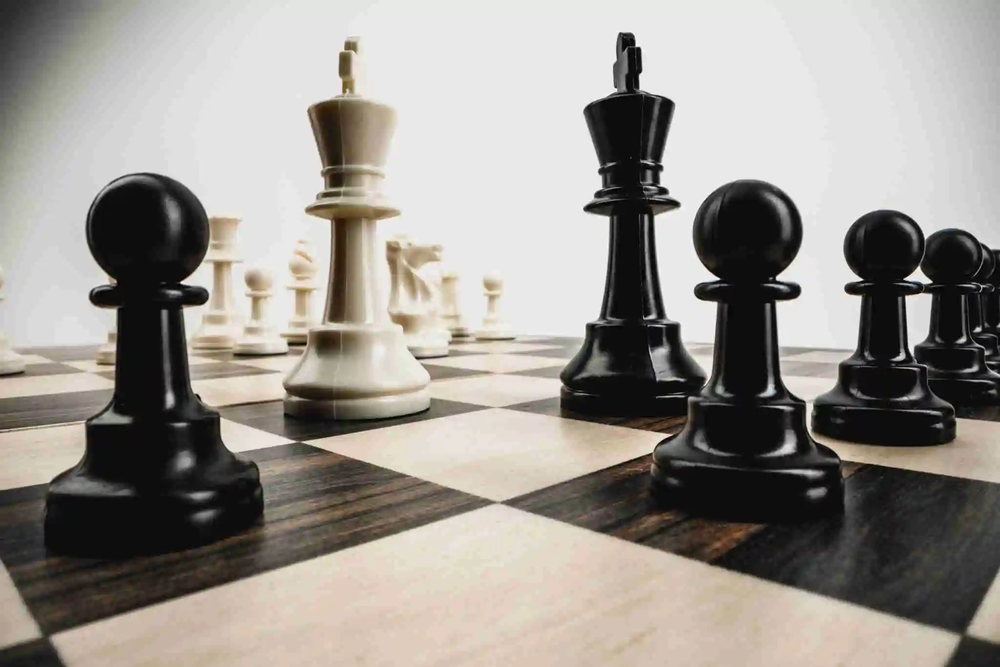
#> input picture DATA/w05_chess_pieces.png, 1000 x 667 px, shrunk from 2048 x 1365 before the run
$ python task02.py
#> lines starting #> are read from the running program, lines starting #| are printed output that depends on the picture; after the words box and inside, x2 and y2 are one past the last pixel; in counts of white or black regions, pixels touching at a corner belong together
import matplotlib.pyplot as plt
from PIL import Image
from skimage import color, filters


def display_images(rows, cols, images, subtitles, title):
    fig, axes = plt.subplots(rows, cols)
    axes = axes.flat

    for ax, image, subtitle in zip(axes, images, subtitles):
        ax.imshow(image, cmap="gray")
        ax.set_title(subtitle)
        ax.axis("off")

    fig.suptitle(title)
    plt.tight_layout()
    plt.show()


def plot_otsu_global_thresholding(image, title):
    gray = color.rgb2gray(image)

    fig, axes = plt.subplots(1, 2)

    axes[0].imshow(image, cmap='gray')
    axes[0].set_title("Original")
    axes[0].axis('off')

    thresh = filters.threshold_otsu(gray)
    binary = gray > thresh

    axes[1].imshow(binary, cmap='gray')
    axes[1].set_title("Binarized image")
    axes[1].axis('off')

    fig.suptitle(title)
    plt.tight_layout()
    plt.show()


def first_plot(img1, img2):

    def get_binary_images(img):
        grayscale_img = color.rgb2gray(img)

        global_threshold = filters.threshold_otsu(grayscale_img)
        global_binary_img = grayscale_img > global_threshold

        local_threshold = filters.threshold_local(grayscale_img,
                                                  block_size=21,
                                                  offset=0)
        local_binary_img = grayscale_img > local_threshold

        return global_binary_img, local_binary_img

    global_binary_img1, local_binary_img1 = get_binary_images(img1)
    global_binary_img2, local_binary_img2 = get_binary_images(img2)

    imgs = [
        img1, global_binary_img1, local_binary_img1, img2, global_binary_img2,
        local_binary_img2
    ]
    subtitles = [
        "Original", "Global Thresholding", "Local Thresholding", "Original",
        "Global Thresholding", "Local Thresholding"
    ]
    title = "Thresholding images"

    display_images(2, 3, imgs, subtitles, title)


def second_plot(img, thresholding_methods):
    grayscale_img = color.rgb2gray(img)

    binary_imgs = []
    for method in thresholding_methods.values():
        threshold = method(grayscale_img)
        binary_img = grayscale_img > threshold
        binary_imgs.append(binary_img)

    imgs = [grayscale_img] + binary_imgs
    subtitles = ["Original"] + list(thresholding_methods.keys())
    title = "Fruits"

    display_images(4, 2, imgs, subtitles, title)


def third_plot(img):
    grayscale_img = color.rgb2gray(img)

    threshold = filters.threshold_otsu(grayscale_img)
    binary_img = grayscale_img > threshold

    imgs = [img, binary_img]
    subtitles = ["Original", "Binarized image"]
    title = "Shapes"

    display_images(1, 2, imgs, subtitles, title)


methods = {
    "Isodata": filters.threshold_isodata,
    "Li": filters.threshold_li,
    "Mean": filters.threshold_mean,
    "Minimum": filters.threshold_minimum,
    "Otsu": filters.threshold_otsu,
    "Triangle": filters.threshold_triangle,
    "Yen": filters.threshold_yen
}


def main():
    chess_pieces_img = Image.open("../DATA/w05_chess_pieces.png")
#> chess_pieces_img is the input picture: PIL image 1000x667 RGB; mean R, G, B 153.6, 149, 143.1
    text_page_img = Image.open("../DATA/w05_text_page.png")
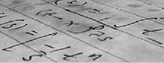
#> input picture DATA/w05_text_page.png, 164 x 63 px, shrunk from 335 x 130 before the run
#> text_page_img is the input picture: PIL image 164x63 RGB; min 0, max 217, mean 163.2
    fruits_img = Image.open("../DATA/w05_fruits.png")
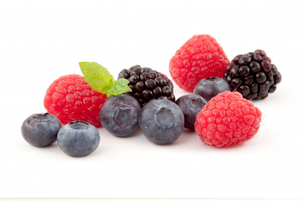
#> input picture DATA/w05_fruits.png, 306 x 204 px, shrunk from 626 x 417 before the run
#> fruits_img is the input picture: PIL image 306x204 RGB; mean R, G, B 223.4, 201.1, 201.5
    shapes_img = Image.open("../DATA/w05_shapes.png")
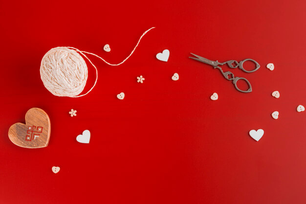
#> input picture DATA/w05_shapes.png, 306 x 204 px, shrunk from 626 x 417 before the run
#> shapes_img is the input picture: PIL image 306x204 RGB; mean R, G, B 191.7, 23.2, 21.5

    first_plot(chess_pieces_img, text_page_img)
#> in get_binary_images, `global_threshold = filters.threshold_otsu(grayscale_img)`: global_threshold = 0.497
#> in get_binary_images, `global_binary_img = grayscale_img > global_threshold`:
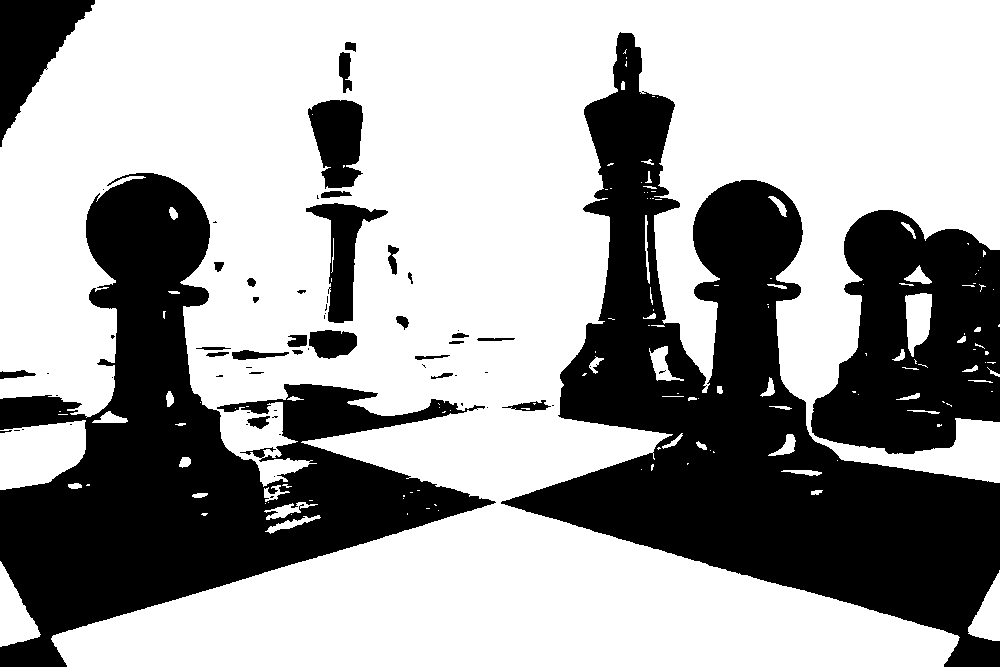
#> global_binary_img: shape (667, 1000) bool; 63.6% white; 65 black regions (34 under 20 px), largest, box (x1, y1, x2, y2) and area: (501, 32, 1000, 667) 105647, (0, 173, 496, 667) 87878, (811, 210, 1000, 454) 31646
#> in get_binary_images, `local_binary_img = grayscale_img > local_threshold`:
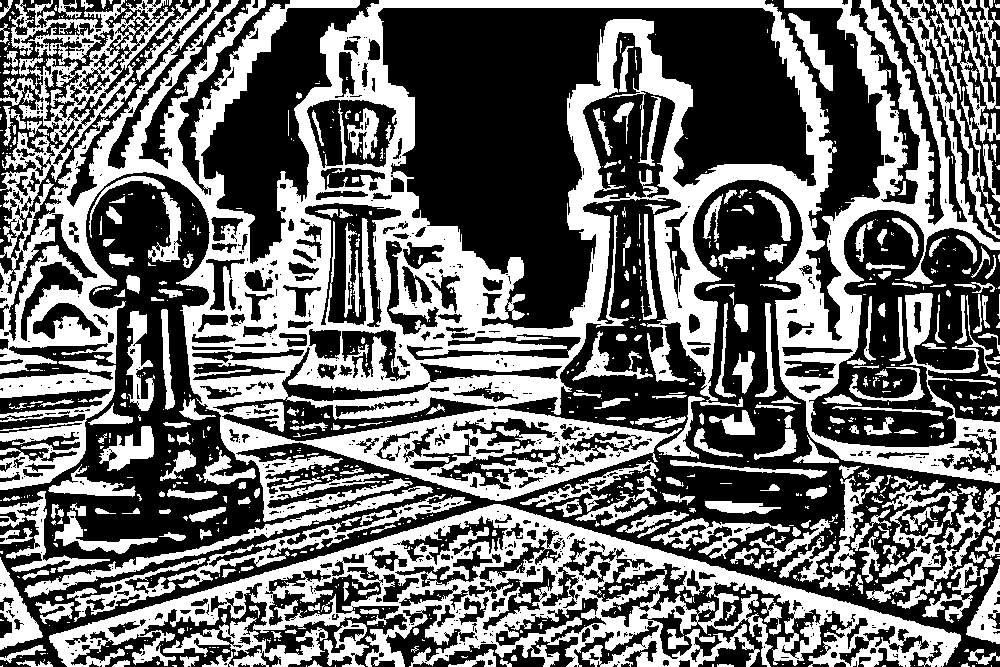
#> local_binary_img: shape (667, 1000) bool; 42.8% white; 945 white regions (634 under 20 px), largest, box (x1, y1, x2, y2) and area: (0, 0, 1000, 522) 160441, (49, 504, 961, 667) 43772, (0, 360, 116, 490) 6293
#> in get_binary_images (call 2), `global_binary_img = grayscale_img > global_threshold`: global_binary_img: shape (63, 164) bool; 81.6% white; black in thin lines or dots
#> in get_binary_images (call 2), `local_binary_img = grayscale_img > local_threshold`: local_binary_img: shape (63, 164) bool; 66.1% white; black in thin lines or dots
#> the loop in display_images, `for ax, image, subtitle in zip(axes, images, subtitles):` made 6 passes
#> subtitle on passes 1 to 6: 'Original', 'Global Thresholding', 'Local Thresholding', 'Original', 'Global Thresholding', 'Local Thresholding'
    second_plot(fruits_img, methods) # I would recomment the Li thresholding
#> the loop in second_plot, `for method in thresholding_methods.values():` made 7 passes
#> threshold on passes 1 to 7: 0.674, 0.613, 0.807, 0.0879, 0.674, 0.986, 0.928
#> after the loop in second_plot, `for method in thresholding_methods.values():`: binary_imgs = 7 items
#> in second_plot, `imgs = [grayscale_img] + binary_imgs`: imgs = 8 items
#> the loop in display_images (call 2), `for ax, image, subtitle in zip(axes, images, subtitles):` made 8 passes
    third_plot(shapes_img)
#> in third_plot, `grayscale_img = color.rgb2gray(img)`:
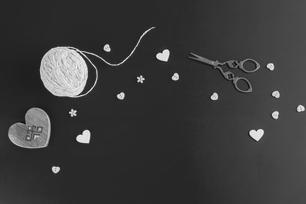
#> grayscale_img: shape (204, 306) float64; min 0.0467, max 0.955, mean 0.231
#> in third_plot, `threshold = filters.threshold_otsu(grayscale_img)`: threshold = 0.456
#> in third_plot, `binary_img = grayscale_img > threshold`:
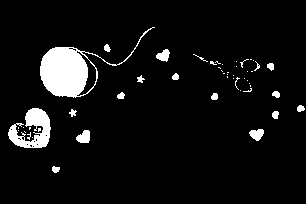
#> binary_img: shape (204, 306) bool; 6.5% white; 51 white regions (33 under 20 px), largest, box (x1, y1, x2, y2) and area: (40, 27, 155, 98) 2158, (8, 108, 51, 148) 934, (76, 130, 90, 143) 136


if __name__ == '__main__':
    main()
